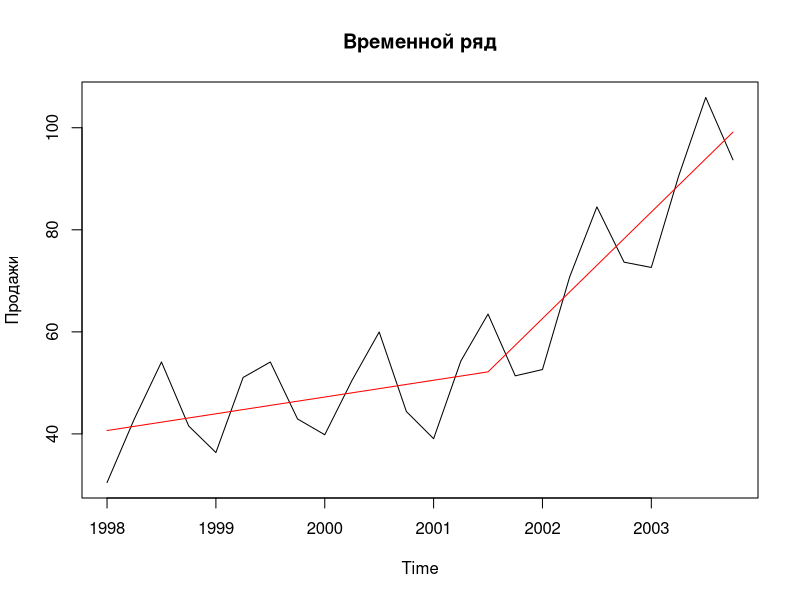
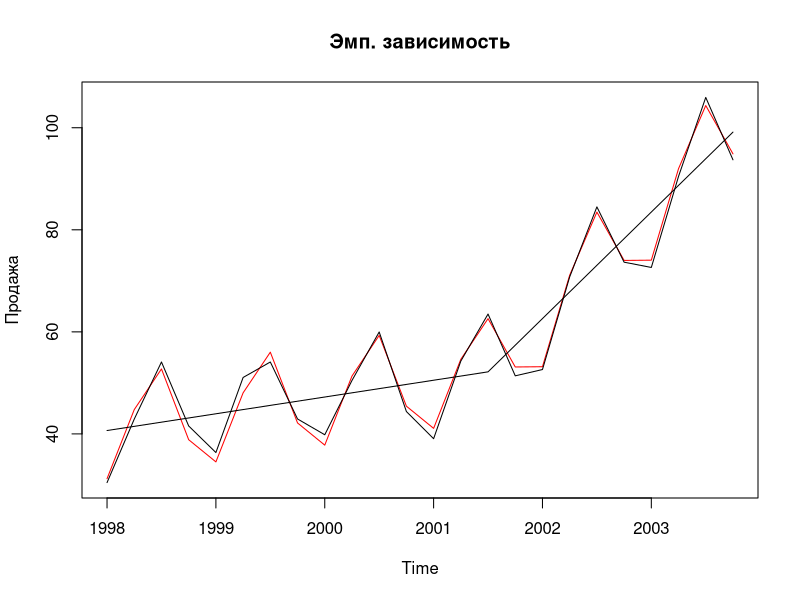

Here is the R script that generated these plots, in order: (Note: this script raises an error after producing the figures.)
# Тест 4

# данные -----------
y = c(30.45965, 42.90348, 54.09639, 41.55471, 36.34753, 51.0597, 54.09462, 42.92873,
      39.83253, 50.46995, 59.97469, 44.38435, 39.05963, 54.27356, 63.48974, 51.3831, 
      52.61811, 70.77393, 84.49228, 73.65176, 72.61951, 90.46464, 105.944, 93.71207)
y.ts = ts(y, start = c(1998, 1), deltat = 0.25)
# критерии случайности ---------
rand.median.criter <- function(ts) {
  vary = sort(ts)
  n = length(vary)
  vary.med = (vary[n/2] + vary[n/2 + 1])/2
  print("Медиана:")
  print(vary.med)
  vary.d = (vary - vary.med)/abs((vary - vary.med))
  vary.d.v = length(rle(vary.d)$values)
  print('Число серий:')
  print(vary.d.v)
  vary.d.tau = max(rle(vary.d)$lengths)
  print('Протяженность макс. серии:')
  print(vary.d.tau)
  if (vary.d.v > floor(0.5 * (n + 1 - 1.96*sqrt(n-1))) && 
      vary.d.tau < floor(3.3*log(n+1))) {
    print("Гипотеза о случайности принимается.")
  } else {
    print("Гипотеза о случайности отвергается.")
  }
}
rand.updown.criteria <- function(ts) {
  vary = sort(ts)
  n = length(vary)
  tau = 5
  if (n > 26) {
    tau = 6
  }
  if (n > 153) {
    tau = 7
  }
  vary.d2 = y[2:n] - y[1:n-1]
  vary.d2 = vary.d2 / abs(vary.d2)
  vary.d2.v = length(rle(vary.d2)$values)
  print('Число серий:')
  print(vary.d2.v)
  vary.d2.tau = max(rle(vary.d2)$lengths)
  print('Протяженность макс. серии:')
  print(vary.d2.tau)
  if (vary.d2.v > floor((2*n - 1)/3 - 1.96 * sqrt((16*n - 29)/90)) && 
      vary.d2.tau < tau) {
    print("Гипотеза о случайности принимается.")
  } else {
    print("Гипотеза о случайности отвергается.")
  }
}
rand.median.criter(y.ts)
rand.updown.criteria(y.ts)
# сезонная составляющая ---------
y.S = decompose(y.ts)$seasonal
# тренд ----------
darb.wats = function(e) return(sum(diff(e)^2)/sum(e^2))
y.uv = seq(from = 2000, to = 2003.5, by = 0.25)
findt0.step <- function(ct) {
  ct.ind = match(ct, time(y.ts))
  t2 = c(rep(0, ct.ind - 1), time(y.ts)[ct.ind:length(y.ts)] - ct)
  fit = lm(y.ts ~ time(y.ts) + t2)
  emp = ts(predict(fit) + y.S, start = c(1998, 1), deltat = 0.25)
  e.i = y.ts - emp
  return(abs(darb.wats(e.i) - 2))
}
findt0 <- function(uv) {
  rv = uv[1]
  min.val = findt0.step(rv)
  for (ct in uv[2:length(uv)]) {
    cur.val = findt0.step(ct)
    if (cur.val < min.val) {
      rv = ct
      min.val = cur.val
    }
  }
  return(rv)
}
y.t0 = findt0(y.uv)
y.t0.ind = match(y.t0, time(y.ts))
t2 = c(rep(0, y.t0.ind - 1), time(y.ts)[y.t0.ind:length(y.ts)] - y.t0)
t = time(y.ts)
y.tr = lm(y.ts ~ t + t2)
# график тренда-------------
y.tr.i = y.tr$coefficients[1] + y.tr$coefficients[2] * t + y.tr$coefficients[3] * t2
plot.ts(y.ts, main = 'Временной ряд', ylab = 'Продажи')
lines(y.tr.i, col = 'red')
# остатки --------------
haty = ts(predict(y.tr) + y.S, start = c(1998, 1), deltat = 0.25, names = c('Продажа'))
y.e = y - haty
rand.median.criter(y.e)
rand.updown.criteria(y.e)
# график эмпирической зависимости --------
ts.plot(haty, y.ts, col = c('red', 'black'), main = 'Эмп. зависимость', ylab = 'Продажа')
lines(y.tr.i)
# критерий Дарбина-Уотсона -----------
darb.wats.criteria <- function(e) {
  n = length(e)
  e.d = sum(diff(e)^2)/sum(e^2)
  if (e.d > 2) {
    e.d = 4 - e.d
  }
  return(e.d)
}
y.e.d = darb.wats.criteria(y.e)
y.e.hb = jarque.bera.test(y.e)
print(y.e.hb)
# прогноз ---------
y.2004.tr = predict(y.tr, newdata = data.frame(t = tail(t, 4) + 1, t2 = tail(t2, 4) + 1))
haty.2004 = y.2004.tr + y.S[1:length(y.2004.tr)]
